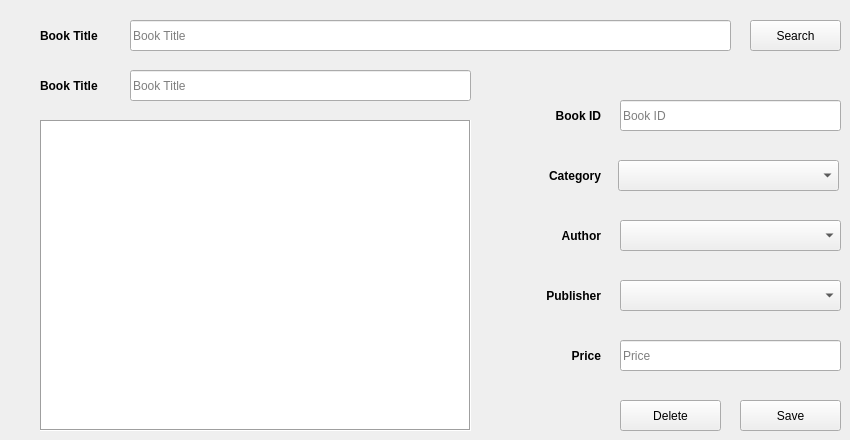
      <widget class="QWidget" name="tab_6">
       <attribute name="title">
        <string>Edit/Delete Books</string>
       </attribute>
       <widget class="QLabel" name="label_11">
        <property name="geometry">
         <rect>
          <x>490</x>
          <y>340</y>
          <width>111</width>
          <height>31</height>
         </rect>
        </property>
        <property name="font">
         <font>
          <weight>75</weight>
          <bold>true</bold>
         </font>
        </property>
        <property name="layoutDirection">
         <enum>Qt::RightToLeft</enum>
        </property>
        <property name="frameShape">
         <enum>QFrame::NoFrame</enum>
        </property>
        <property name="frameShadow">
         <enum>QFrame::Plain</enum>
        </property>
        <property name="text">
         <string>Price</string>
        </property>
        <property name="scaledContents">
         <bool>false</bool>
        </property>
        <property name="alignment">
         <set>Qt::AlignRight|Qt::AlignTrailing|Qt::AlignVCenter</set>
        </property>
        <property name="wordWrap">
         <bool>false</bool>
        </property>
       </widget>
       <widget class="QLineEdit" name="lineEdit_5">
        <property name="geometry">
         <rect>
          <x>620</x>
          <y>340</y>
          <width>221</width>
          <height>31</height>
         </rect>
        </property>
        <property name="layoutDirection">
         <enum>Qt::LeftToRight</enum>
        </property>
        <property name="inputMethodHints">
         <set>Qt::ImhDigitsOnly</set>
        </property>
        <property name="placeholderText">
         <string>Price</string>
        </property>
       </widget>
       <widget class="QLineEdit" name="lineEdit_6">
        <property name="geometry">
         <rect>
          <x>130</x>
          <y>70</y>
          <width>341</width>
          <height>31</height>
         </rect>
        </property>
        <property name="placeholderText">
         <string>Book Title</string>
        </property>
       </widget>
       <widget class="QLineEdit" name="lineEdit_7">
        <property name="geometry">
         <rect>
          <x>620</x>
          <y>100</y>
          <width>221</width>
          <height>31</height>
         </rect>
        </property>
        <property name="toolTip">
         <string/>
        </property>
        <property name="toolTipDuration">
         <number>-1</number>
        </property>
        <property name="dragEnabled">
         <bool>false</bool>
        </property>
        <property name="readOnly">
         <bool>true</bool>
        </property>
        <property name="placeholderText">
         <string>Book ID</string>
        </property>
       </widget>
       <widget class="QLabel" name="label_12">
        <property name="geometry">
         <rect>
          <x>490</x>
          <y>280</y>
          <width>111</width>
          <height>31</height>
         </rect>
        </property>
        <property name="font">
         <font>
          <weight>75</weight>
          <bold>true</bold>
         </font>
        </property>
        <property name="frameShape">
         <enum>QFrame::NoFrame</enum>
        </property>
        <property name="frameShadow">
         <enum>QFrame::Plain</enum>
        </property>
        <property name="text">
         <string>Publisher</string>
        </property>
        <property name="scaledContents">
         <bool>false</bool>
        </property>
        <property name="alignment">
         <set>Qt::AlignRight|Qt::AlignTrailing|Qt::AlignVCenter</set>
        </property>
        <property name="wordWrap">
         <bool>false</bool>
        </property>
       </widget>
       <widget class="QLabel" name="label_13">
        <property name="geometry">
         <rect>
          <x>490</x>
          <y>220</y>
          <width>111</width>
          <height>31</height>
         </rect>
        </property>
        <property name="font">
         <font>
          <weight>75</weight>
          <bold>true</bold>
         </font>
        </property>
        <property name="frameShape">
         <enum>QFrame::NoFrame</enum>
        </property>
        <property name="frameShadow">
         <enum>QFrame::Plain</enum>
        </property>
        <property name="text">
         <string>Author</string>
        </property>
        <property name="scaledContents">
         <bool>false</bool>
        </property>
        <property name="alignment">
         <set>Qt::AlignRight|Qt::AlignTrailing|Qt::AlignVCenter</set>
        </property>
        <property name="wordWrap">
         <bool>false</bool>
        </property>
       </widget>
       <widget class="QLabel" name="label_14">
        <property name="geometry">
         <rect>
          <x>490</x>
          <y>100</y>
          <width>111</width>
          <height>31</height>
         </rect>
        </property>
        <property name="font">
         <font>
          <weight>75</weight>
          <bold>true</bold>
         </font>
        </property>
        <property name="layoutDirection">
         <enum>Qt::RightToLeft</enum>
        </property>
        <property name="text">
         <string>Book ID</string>
        </property>
        <property name="alignment">
         <set>Qt::AlignRight|Qt::AlignTrailing|Qt::AlignVCenter</set>
        </property>
       </widget>
       <widget class="QPushButton" name="pushButton_5">
        <property name="geometry">
         <rect>
          <x>740</x>
          <y>400</y>
          <width>101</width>
          <height>31</height>
         </rect>
        </property>
        <property name="cursor">
         <cursorShape>PointingHandCursor</cursorShape>
        </property>
        <property name="text">
         <string>Save</string>
        </property>
        <property name="icon">
         <iconset resource="icons.qrc">
          <normaloff>:/icons/save.png</normaloff>:/icons/save.png</iconset>
        </property>
       </widget>
       <widget class="QLabel" name="label_15">
        <property name="geometry">
         <rect>
          <x>40</x>
          <y>70</y>
          <width>71</width>
          <height>31</height>
         </rect>
        </property>
        <property name="font">
         <font>
          <weight>75</weight>
          <bold>true</bold>
         </font>
        </property>
        <property name="text">
         <string>Book Title</string>
        </property>
       </widget>
       <widget class="QLabel" name="label_16">
        <property name="geometry">
         <rect>
          <x>490</x>
          <y>160</y>
          <width>111</width>
          <height>31</height>
         </rect>
        </property>
        <property name="font">
         <font>
          <weight>75</weight>
          <bold>true</bold>
         </font>
        </property>
        <property name="frameShape">
         <enum>QFrame::NoFrame</enum>
        </property>
        <property name="frameShadow">
         <enum>QFrame::Plain</enum>
        </property>
        <property name="text">
         <string>Category</string>
        </property>
        <property name="scaledContents">
         <bool>false</bool>
        </property>
        <property name="alignment">
         <set>Qt::AlignRight|Qt::AlignTrailing|Qt::AlignVCenter</set>
        </property>
        <property name="wordWrap">
         <bool>false</bool>
        </property>
       </widget>
       <widget class="QComboBox" name="comboBox_6">
        <property name="geometry">
         <rect>
          <x>620</x>
          <y>220</y>
          <width>221</width>
          <height>31</height>
         </rect>
        </property>
       </widget>
       <widget class="QComboBox" name="comboBox_7">
        <property name="geometry">
         <rect>
          <x>618</x>
          <y>160</y>
          <width>221</width>
          <height>31</height>
         </rect>
        </property>
       </widget>
       <widget class="QComboBox" name="comboBox_8">
        <property name="geometry">
         <rect>
          <x>620</x>
          <y>280</y>
          <width>221</width>
          <height>31</height>
         </rect>
        </property>
       </widget>
       <widget class="QLineEdit" name="lineEdit_8">
        <property name="geometry">
         <rect>
          <x>130</x>
          <y>20</y>
          <width>601</width>
          <height>31</height>
         </rect>
        </property>
        <property name="placeholderText">
         <string>Book Title</string>
        </property>
        <property name="clearButtonEnabled">
         <bool>true</bool>
        </property>
       </widget>
       <widget class="QLabel" name="label_17">
        <property name="geometry">
         <rect>
          <x>40</x>
          <y>20</y>
          <width>71</width>
          <height>31</height>
         </rect>
        </property>
        <property name="font">
         <font>
          <weight>75</weight>
          <bold>true</bold>
         </font>
        </property>
        <property name="text">
         <string>Book Title</string>
        </property>
       </widget>
       <widget class="QPushButton" name="pushButton_9">
        <property name="geometry">
         <rect>
          <x>750</x>
          <y>20</y>
          <width>91</width>
          <height>31</height>
         </rect>
        </property>
        <property name="text">
         <string>Search</string>
        </property>
        <property name="icon">
         <iconset resource="icons.qrc">
          <normaloff>:/icons/search.png</normaloff>:/icons/search.png</iconset>
        </property>
       </widget>
       <widget class="QPushButton" name="pushButton_10">
        <property name="geometry">
         <rect>
          <x>620</x>
          <y>400</y>
          <width>101</width>
          <height>31</height>
         </rect>
        </property>
        <property name="cursor">
         <cursorShape>PointingHandCursor</cursorShape>
        </property>
        <property name="text">
         <string>Delete</string>
        </property>
        <property name="icon">
         <iconset resource="icons.qrc">
          <normaloff>:/icons/delete.png</normaloff>:/icons/delete.png</iconset>
        </property>
       </widget>
       <widget class="QTextEdit" name="textEdit_2">
        <property name="geometry">
         <rect>
          <x>40</x>
          <y>120</y>
          <width>431</width>
          <height>311</height>
         </rect>
        </property>
        <property name="frameShape">
         <enum>QFrame::Box</enum>
        </property>
       </widget>
      </widget>
